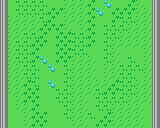

Rendered tile map (Tiled .tmx) drawn with the repository's tilesets; below, a short description and the full map source, tile grids included:
An orthogonal 20x16 tile map with 8x8 px tiles, 3 tile layers (Background, Collison, Overlap).

<map version="1.0" orientation="orthogonal" renderorder="right-down" width="20" height="16" tilewidth="8" tileheight="8" nextobjectid="1">
 <tileset firstgid="1" name="char_sheet" tilewidth="8" tileheight="8" tilecount="1024">
  <image source="char_sheet.png" width="256" height="256" />
 </tileset>
 <layer name="Background" width="20" height="16">
  <data encoding="csv">
189,189,191,191,191,191,189,189,190,190,190,192,189,28,189,189,192,190,189,189,
189,189,191,191,191,191,192,192,190,190,190,192,28,189,192,192,192,190,190,189,
189,190,190,190,190,191,192,189,190,190,190,192,189,189,192,191,191,190,190,189,
189,190,190,190,190,192,192,192,190,189,190,192,189,191,191,191,190,190,190,189,
189,190,190,191,191,192,189,192,192,191,191,192,189,191,191,190,190,190,190,189,
189,190,191,191,192,192,189,192,192,191,191,192,189,191,190,190,190,190,190,189,
189,190,191,191,192,189,189,192,192,191,191,189,189,191,190,189,189,189,190,189,
189,190,191,191,192,28,189,192,192,190,190,190,189,191,190,189,191,189,190,189,
189,190,190,191,191,189,28,189,191,190,190,190,189,190,190,191,191,191,190,189,
189,190,190,191,191,189,189,189,191,190,190,190,189,190,190,191,191,189,190,189,
189,190,190,192,191,189,28,189,191,190,190,190,190,190,192,191,191,190,190,189,
189,190,190,192,192,189,189,191,191,190,190,190,191,192,192,191,191,190,190,189,
189,189,190,192,192,189,189,191,191,190,190,189,191,191,191,191,190,190,190,189,
189,189,190,190,192,189,189,189,191,190,190,189,191,191,190,190,190,190,189,189,
189,189,189,190,192,192,189,189,191,190,190,191,189,192,190,190,190,190,189,189,
189,189,189,190,192,192,189,189,189,190,190,189,192,192,190,190,190,190,189,189
</data>
 </layer>
 <layer name="Collison" width="20" height="16">
  <data encoding="csv">
64,0,0,0,0,0,0,0,0,0,0,0,0,0,0,0,0,0,0,62,
64,0,0,0,0,0,0,0,0,0,0,0,0,0,0,0,0,0,0,62,
64,0,0,0,0,0,0,0,0,0,0,0,0,0,0,0,0,0,0,62,
64,0,0,0,0,0,0,0,0,0,0,0,0,0,0,0,0,0,0,62,
64,0,0,0,0,0,0,0,0,0,0,0,0,0,0,0,0,0,0,62,
64,0,0,0,0,0,0,0,0,0,0,0,0,0,0,0,0,0,0,62,
64,0,0,0,0,0,0,0,0,0,0,0,0,0,0,0,0,0,0,62,
64,0,0,0,0,0,0,0,0,0,0,0,0,0,0,0,0,0,0,62,
64,0,0,0,0,0,0,0,0,0,0,0,0,0,0,0,0,0,0,62,
64,0,0,0,0,0,0,0,0,0,0,0,0,0,0,0,0,0,0,62,
64,0,0,0,0,0,0,0,0,0,0,0,0,0,0,0,0,0,0,62,
64,0,0,0,0,0,0,0,0,0,0,0,0,0,0,0,0,0,0,62,
64,0,0,0,0,0,0,0,0,0,0,0,0,0,0,0,0,0,0,62,
64,0,0,0,0,0,0,0,0,0,0,0,0,0,0,0,0,0,0,62,
64,0,0,0,0,0,0,0,0,0,0,0,0,0,0,0,0,0,0,62,
64,0,0,0,0,0,0,0,0,0,0,0,0,0,0,0,0,0,0,62
</data>
 </layer>
 <layer name="Overlap" width="20" height="16">
  <data encoding="csv">
0,0,0,0,0,0,0,0,0,0,0,0,0,0,0,0,0,0,0,0,
0,0,0,0,0,0,0,0,0,0,0,0,0,0,0,0,0,0,0,0,
0,0,0,0,0,0,0,0,0,0,0,0,0,0,0,0,0,0,0,0,
0,0,0,0,0,0,0,0,0,0,0,0,0,0,0,0,0,0,0,0,
0,0,0,0,0,0,0,0,0,0,0,0,0,0,0,0,0,0,0,0,
0,0,0,0,0,0,0,0,0,0,0,0,0,0,0,0,0,0,0,0,
0,0,0,0,0,0,0,0,0,0,0,0,0,0,0,0,0,0,0,0,
0,0,0,0,0,0,0,0,0,0,0,0,0,0,0,0,0,0,0,0,
0,0,0,0,0,0,0,0,0,0,0,0,0,0,0,0,0,0,0,0,
0,0,0,0,0,0,0,0,0,0,0,0,0,0,0,0,0,0,0,0,
0,0,0,0,0,0,0,0,0,0,0,0,0,0,0,0,0,0,0,0,
0,0,0,0,0,0,0,0,0,0,0,0,0,0,0,0,0,0,0,0,
0,0,0,0,0,0,0,0,0,0,0,0,0,0,0,0,0,0,0,0,
0,0,0,0,0,0,0,0,0,0,0,0,0,0,0,0,0,0,0,0,
0,0,0,0,0,0,0,0,0,0,0,0,0,0,0,0,0,0,0,0,
0,0,0,0,0,0,0,0,0,0,0,0,0,0,0,0,0,0,0,0
</data>
 </layer>
</map>
